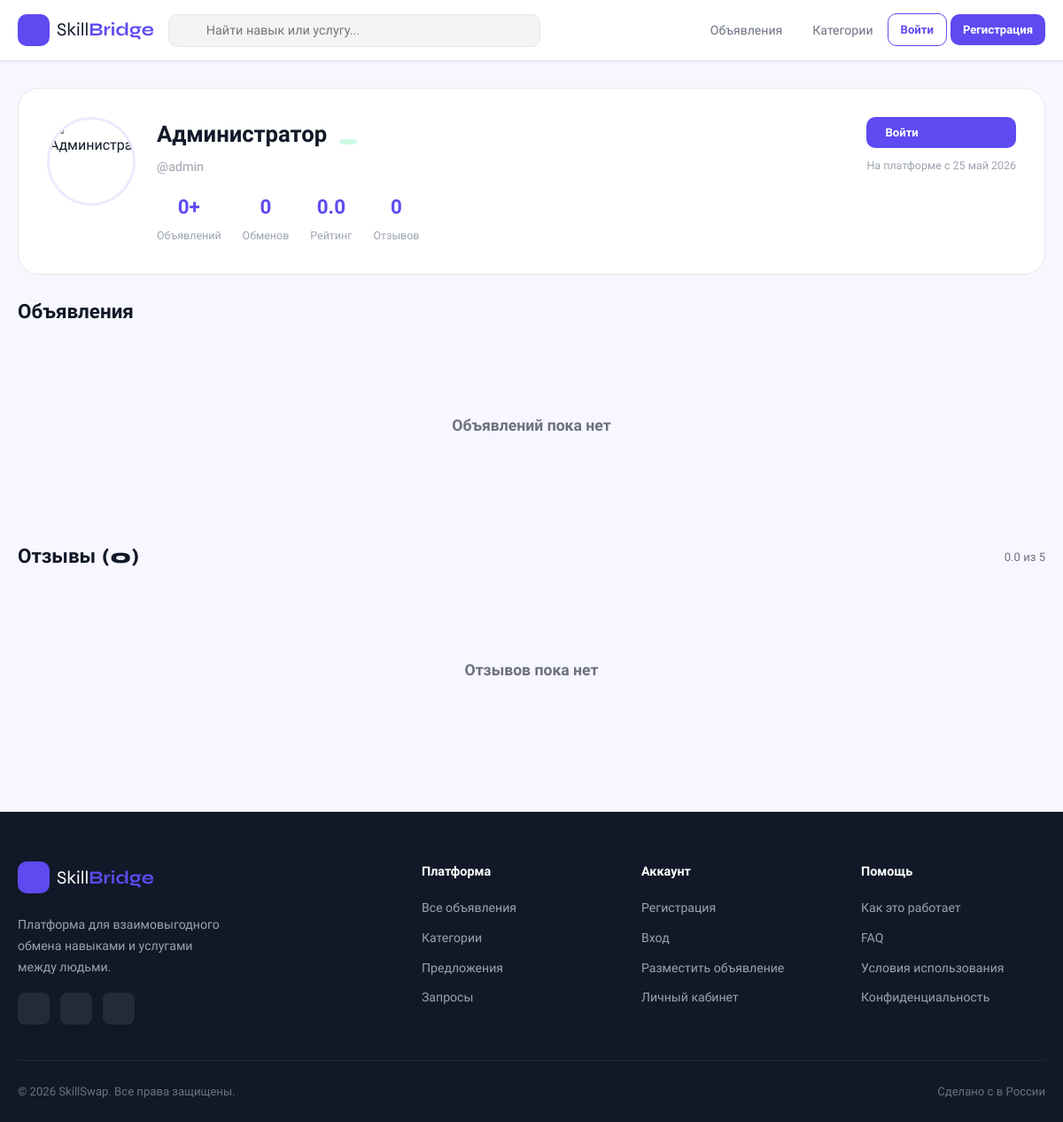
Page /pages/profile.php?id=1 on the committed database.
### tables this page shows
CREATE TABLE users (
    id INT AUTO_INCREMENT PRIMARY KEY,
    username VARCHAR(50) NOT NULL UNIQUE,
    email VARCHAR(150) NOT NULL UNIQUE,
    password_hash VARCHAR(255) NOT NULL,
    full_name VARCHAR(100) NOT NULL,
    bio TEXT,
    avatar VARCHAR(255) DEFAULT NULL,
    city VARCHAR(100) DEFAULT NULL,
    rating DECIMAL(3,2) DEFAULT 0.00,
    rating_count INT DEFAULT 0,
    balance DECIMAL(10,2) DEFAULT 0.00,
    is_verified TINYINT(1) DEFAULT 0,
    is_active TINYINT(1) DEFAULT 1,
    role ENUM('user','moderator','admin') DEFAULT 'user',
    created_at DATETIME DEFAULT CURRENT_TIMESTAMP,
    updated_at DATETIME DEFAULT CURRENT_TIMESTAMP ON UPDATE CURRENT_TIMESTAMP,
    last_seen DATETIME DEFAULT NULL
);

### config/database.php (called while the page is built, shortened)
<?php
class Database {
    private static ?PDO $instance = null;
    public static function getInstance(): PDO {
        if (self::$instance === null) {
            $dsn = sprintf(
                'mysql:host=%s;dbname=%s;charset=%s',
                DB_HOST, DB_NAME, DB_CHARSET
            );
            try {
                self::$instance = new PDO($dsn, DB_USER, DB_PASS, [
                    PDO::ATTR_ERRMODE            => PDO::ERRMODE_EXCEPTION,
                    PDO::ATTR_DEFAULT_FETCH_MODE => PDO::FETCH_ASSOC,
                    PDO::ATTR_EMULATE_PREPARES   => false,
                    PDO::MYSQL_ATTR_INIT_COMMAND => "SET NAMES utf8mb4",
                ]);
            } catch (PDOException $e) {
                if (DEBUG) {
                    die('<pre>DB Error: ' . htmlspecialchars($e->getMessage()) . '</pre>');
                }
                die('Ошибка подключения к базе данных.');
            }
        }
        return self::$instance;
    }
}
function db(): PDO {
    return Database::getInstance();
}

### includes/functions.php (called while the page is built, shortened)
<?php
function currentUser(): ?array {
    return $_SESSION['user'] ?? null;
}
function e(string $str): string {
    return htmlspecialchars($str, ENT_QUOTES | ENT_SUBSTITUTE, 'UTF-8');
}
function avatarUrl(?string $avatar): string {
    return APP_URL . '/assets/img/default-avatar.png';
}
function formatDateFull(string $date): string {
    $months = ['', 'янв', 'фев', 'мар', 'апр', 'май', 'июн', 'июл', 'авг', 'сен', 'окт', 'ноя', 'дек'];
    $ts = strtotime($date);
    return date('d', $ts) . ' ' . $months[(int)date('n', $ts)] . ' ' . date('Y', $ts);
}

### pages/profile.php (the view, shortened to what this page needs)
<?php
$id = (int)($_GET['id'] ?? 0);
$stmt = db()->prepare("SELECT * FROM users WHERE id=? AND is_active=1");
$stmt->execute([$id]);
$profile = $stmt->fetch();
$listings = db()->prepare("
    SELECT l.*, c.name as cat_name, c.slug as cat_slug, c.icon as cat_icon,
           (SELECT filename FROM listing_images WHERE listing_id=l.id ORDER BY sort_order LIMIT 1) as image
    FROM listings l JOIN categories c ON c.id=l.category_id
    WHERE l.user_id=? AND l.status='active'
    ORDER BY l.created_at DESC LIMIT 9
");
$listings->execute([$id]);
$listings = $listings->fetchAll();
$reviews = db()->prepare("
    SELECT r.*, u.full_name, u.avatar, u.username
    FROM reviews r JOIN users u ON u.id=r.from_user_id
    WHERE r.to_user_id=?
    ORDER BY r.created_at DESC LIMIT 10
");
$reviews->execute([$id]);
$reviews = $reviews->fetchAll();
$completedCount = db()->prepare("
    SELECT COUNT(*) FROM exchange_requests
    WHERE (from_user_id=? OR to_user_id=?) AND status='completed'
");
$completedCount->execute([$id, $id]);
$completedCount = (int)$completedCount->fetchColumn();
$currentUser = currentUser();
$isOwn = $currentUser && $currentUser['id'] === $id;
include __DIR__ . '/../includes/header.php';
?>
<div class="profile-header">
    <img src="<?= avatarUrl($profile['avatar']) ?>" alt="<?= e($profile['full_name']) ?>" class="profile-avatar">
    <div class="profile-info">
        <div style="display:flex;align-items:center;gap:12px;flex-wrap:wrap;">
            <h1 class="profile-name">
                <?= e($profile['full_name']) ?>
                <?php if ($profile['is_verified']): ?>
                <span class="verified-badge"><i class="ti ti-check"></i></span>
                <?php endif; ?>
            </h1>
        </div>
        <div class="profile-username">@<?= e($profile['username']) ?></div>
        <div class="profile-stats">
            <div class="stat-item">
                <span class="stat-value"><?= count($listings) ?>+</span>
                <span class="stat-label">Объявлений</span>
            </div>
            <div class="stat-item">
                <span class="stat-value"><?= $completedCount ?></span>
                <span class="stat-label">Обменов</span>
            </div>
            <div class="stat-item">
                <span class="stat-value"><?= number_format($profile['rating'], 1) ?></span>
                <span class="stat-label">Рейтинг</span>
            </div>
            <div class="stat-item">
                <span class="stat-value"><?= $profile['rating_count'] ?></span>
                <span class="stat-label">Отзывов</span>
            </div>
        </div>
    </div>
    <div style="display:flex;flex-direction:column;gap:10px;flex-shrink:0;">
        <?php if ($isOwn): ?>
            <a href="<?= APP_URL ?>/pages/settings.php" class="btn btn-secondary btn-sm"><i class="ti ti-edit"></i> Редактировать</a>
            <a href="<?= APP_URL ?>/pages/dashboard.php" class="btn btn-primary btn-sm"><i class="ti ti-layout-dashboard"></i> Кабинет</a>
        <?php elseif ($currentUser): ?>
            <a href="<?= APP_URL ?>/pages/messages.php?to=<?= $id ?>" class="btn btn-primary btn-sm">
                <i class="ti ti-message-circle"></i> Написать
            </a>
        <?php else: ?>
            <a href="<?= APP_URL ?>/pages/login.php" class="btn btn-primary btn-sm"><i class="ti ti-login"></i> Войти</a>
        <?php endif; ?>
        <div style="font-size:0.78rem;color:var(--text-muted);text-align:center;">
            На платформе с <?= formatDateFull($profile['created_at']) ?>
        </div>
    </div>
</div>
<div class="section">
    <div class="section-header">
        <h2 class="section-title">Объявления</h2>
    </div>
    <?php if ($listings): ?>
    <div class="grid-3">
        <?php foreach ($listings as $l): ?>
            <?php include __DIR__ . '/../includes/listing-card.php'; ?>
        <?php endforeach; ?>
    </div>
    <?php else: ?>
    <div class="empty-state"><i class="ti ti-list"></i><h3>Объявлений пока нет</h3></div>
    <?php endif; ?>
</div>
<div class="section">
    <div class="section-header">
        <h2 class="section-title">Отзывы (<?= count($reviews) ?>)</h2>
        <span class="rating-text"><?= number_format($profile['rating'], 1) ?> из 5</span>
    </div>
    <?php if ($reviews): ?>
    <div class="grid-2">
        <?php foreach ($reviews as $rev): ?>
        <div class="card">
            <div class="card-body">
                <div style="display:flex;align-items:center;gap:10px;margin-bottom:12px;">
                    <img src="<?= avatarUrl($rev['avatar']) ?>" alt="" style="width:40px;height:40px;border-radius:50%;object-fit:cover;">
                    <div style="flex:1;">
                        <a href="<?= APP_URL ?>/pages/profile.php?id=<?= $rev['from_user_id'] ?>" style="font-weight:600;font-size:0.9rem;color:inherit;"><?= e($rev['full_name']) ?></a>
                        <div style="display:flex;align-items:center;gap:6px;">
                            <?= stars($rev['rating']) ?>
                            <span style="font-size:0.75rem;color:var(--text-muted);"><?= formatDateFull($rev['created_at']) ?></span>
                        </div>
                    </div>
                </div>
                <?php if ($rev['comment']): ?>
                <p style="font-size:0.88rem;color:var(--text-secondary);line-height:1.6;margin:0;"><?= e($rev['comment']) ?></p>
                <?php endif; ?>
            </div>
        </div>
        <?php endforeach; ?>
    </div>
    <?php else: ?>
    <div class="empty-state"><i class="ti ti-star"></i><h3>Отзывов пока нет</h3></div>
    <?php endif; ?>
</div>
<?php include __DIR__ . '/../includes/footer.php'; ?>

### assets/css/style.css (style rules this page uses)
:root { --primary: #5e4af0; --primary-dark: #4535c8; --primary-light: #ede9fe; --secondary: #0ea5e9; --accent: #f59e0b; --success: #10b981; --danger: #ef4444; --warning: #f59e0b; --info: #06b6d4; --text-primary: #111827; --text-secondary: #6b7280; --text-muted: #9ca3af; --bg-base: #f8f7ff; --bg-surface: #ffffff; --bg-muted: #f3f4f6; --border: #e5e7eb; --border-focus: #5e4af0; --radius-sm: 6px; --radius: 10px; --radius-lg: 16px; --radius-xl: 24px; --shadow-sm: 0 1px 3px rgba(0,0,0,.08); --shadow: 0 4px 16px rgba(0,0,0,.10); --shadow-lg: 0 12px 40px rgba(0,0,0,.14); --font: 'Onest', system-ui, -apple-system, sans-serif; --font-display: 'Syne', var(--font); --header-h: 68px; --container: 1200px; --sidebar-w: 280px; --transition: 0.2s ease; }
*, *::before, *::after { box-sizing: border-box; margin: 0; padding: 0; }
html { scroll-behavior: smooth; font-size: 16px; }
body { font-family: var(--font); background: var(--bg-base); color: var(--text-primary); line-height: 1.6; min-height: 100vh; display: flex; flex-direction: column; }
img { max-width: 100%; height: auto; display: block; }
a { color: var(--primary); text-decoration: none; transition: color var(--transition); }
.btn { display: inline-flex; align-items: center; gap: 7px; padding: 10px 20px; border-radius: var(--radius); border: none; font-size: 0.9rem; font-weight: 600; font-family: var(--font); cursor: pointer; transition: all var(--transition); text-decoration: none; white-space: nowrap; }
.btn-primary { background: var(--primary); color: #fff; }
.btn-sm { padding: 7px 14px; font-size: 0.82rem; }
.rating-text { font-size: 0.82rem; color: var(--text-secondary); margin-left: 4px; }
.profile-header { background: var(--bg-surface); border: 1px solid var(--border); border-radius: var(--radius-xl); padding: 32px; margin-bottom: 24px; display: flex; gap: 24px; align-items: flex-start; }
.profile-avatar { width: 100px; height: 100px; border-radius: 50%; object-fit: cover; border: 3px solid var(--primary-light); flex-shrink: 0; }
.profile-info { flex: 1; }
.profile-name { font-size: 1.6rem; font-weight: 700; font-family: var(--font-display); margin-bottom: 4px; }
.profile-username { color: var(--text-muted); font-size: 0.9rem; }
.profile-stats { display: flex; gap: 24px; margin-top: 16px; flex-wrap: wrap; }
.stat-item { text-align: center; }
.stat-value { font-size: 1.4rem; font-weight: 700; color: var(--primary); display: block; }
.stat-label { font-size: 0.78rem; color: var(--text-muted); }
.verified-badge { display: inline-flex; align-items: center; gap: 4px; background: #d1fae5; color: #065f46; padding: 3px 10px; border-radius: 99px; font-size: 0.78rem; font-weight: 600; margin-left: 8px; }
.section { margin-bottom: 48px; }
.section-header { display: flex; align-items: center; justify-content: space-between; margin-bottom: 20px; }
.section-title { font-family: var(--font-display); font-size: 1.4rem; font-weight: 800; }
.empty-state { text-align: center; padding: 60px 20px; color: var(--text-muted); }
.empty-state h3 { font-size: 1.1rem; color: var(--text-secondary); margin-bottom: 8px; }

### rows in the picture
users: full_name "Администратор", username "admin", rating "0.0", rating_count "0", created_at "25 май 2026"

### other values in the picture
count($listings) "0"
$completedCount "0"
count($reviews) "0"
